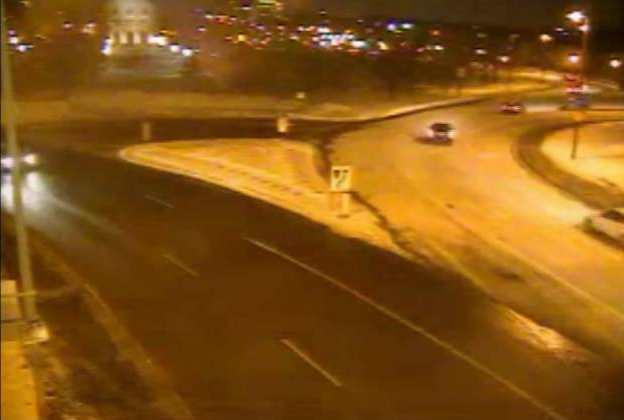
#> input picture Background_Subtraction/python_processing/simple_example/image_quility_evaluation/original.jpg, 624 x 420 px
$ python quility_evaluation.py
#> lines starting #> are read from the running program, lines starting #| are printed output that depends on the picture

import matplotlib.pyplot as plt
import numpy as np
from skimage import io, color, exposure

'''
cutting rectangle position
'''
start = (100,200)
end = (300,400)
img_origin =  io.imread('original.jpg')
#> img_origin is the input picture: shape (420, 624, 3); mean R, G, B 133.7, 85, 22
img_in = io.imread('0.jpg')
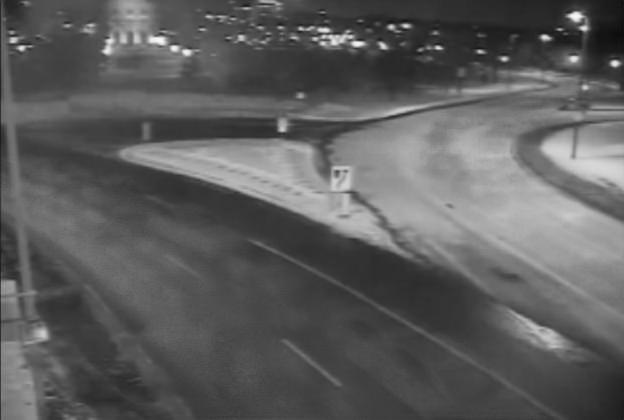
#> input picture Background_Subtraction/python_processing/simple_example/image_quility_evaluation/0.jpg, 624 x 420 px
#> img_in is the input picture: shape (420, 624); min 13, max 250, mean 92.9

def evaluation_rgb(g_origin,g_in):

	cut_origin = g_origin[start[0]:end[0],start[1]:end[1],:].copy()
	cut_in = g_in[start[0]:end[0],start[1]:end[1],:].copy()
	cut_origin.dtype = 'int8'
	cut_in.dtype = 'int8'
	dist_matrix = abs(cut_origin-cut_in)
	dist = dist_matrix.sum()/((end[0]-start[0])*(end[1]-start[1]))
	dist_matrix.dtype = 'uint8'

	plt.subplot(3,2,3)
	io.imshow(cut_origin)
	plt.subplot(3,2,4)
	io.imshow(cut_in)
	return dist_matrix, dist

def evaluation_gray(g_origin,g_in):

	cut_origin = g_origin[start[0]:end[0],start[1]:end[1]].copy()
	cut_in = g_in[start[0]:end[0],start[1]:end[1]].copy()
	cut_origin.dtype = 'float64'
	cut_in.dtype = 'float64'
	dist_matrix = abs(cut_origin-cut_in)
	dist = dist_matrix.sum()

	plt.subplot(3,2,3)
	io.imshow(cut_origin)
	plt.subplot(3,2,4)
	io.imshow(cut_in)
	return dist_matrix, dist


if __name__ == '__main__':

	img_origin_gray = color.rgb2gray(img_origin)
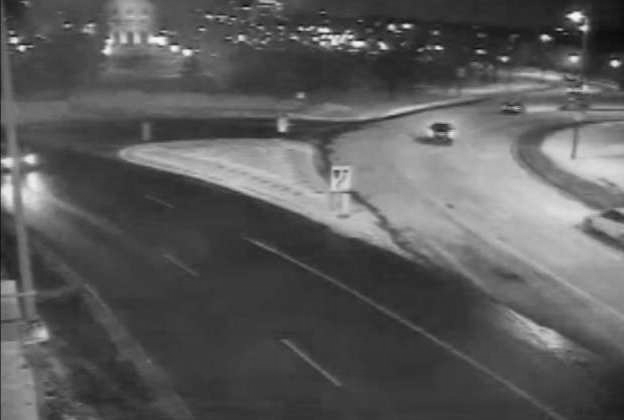
#> img_origin_gray: shape (420, 624) float64; min 0.0413, max 0.978, mean 0.356
	img_in_gray = color.rgb2gray(img_in)
#	img_in_gray = img_in
	dist_matrix, dist = evaluation_gray(img_origin_gray,img_in_gray)
#> in evaluation_gray, `cut_origin = g_origin[start[0]:end[0],start[1]:end[1]].copy()`:
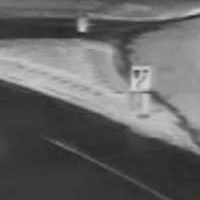
#> cut_origin: shape (200, 200) float64; min 0.154, max 0.843, mean 0.396
#> in evaluation_gray, `cut_in = g_in[start[0]:end[0],start[1]:end[1]].copy()`:
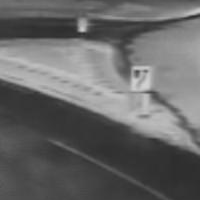
#> cut_in: shape (200, 200); min 45, max 211, mean 103.5
#> (the run stopped early here; a loop or call above may not have finished)
